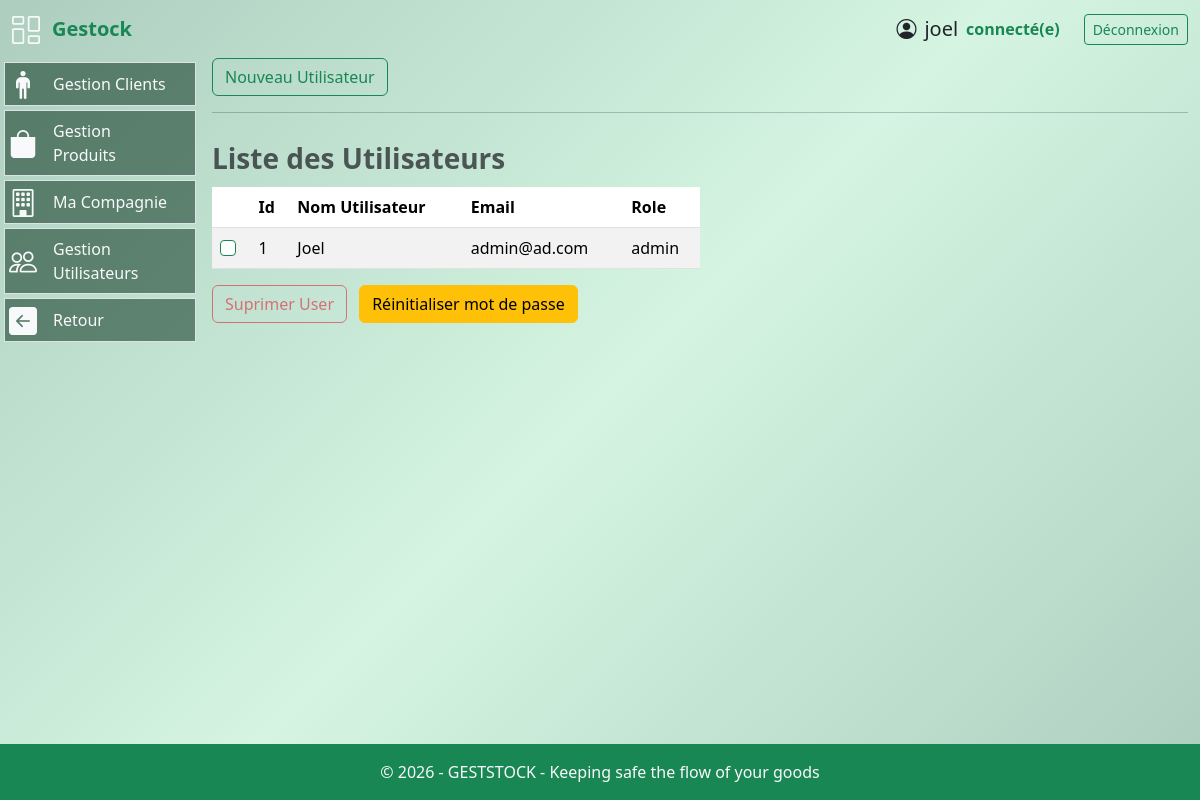
The page /gestion_materiel/user (signed in) on the database as committed earlier.
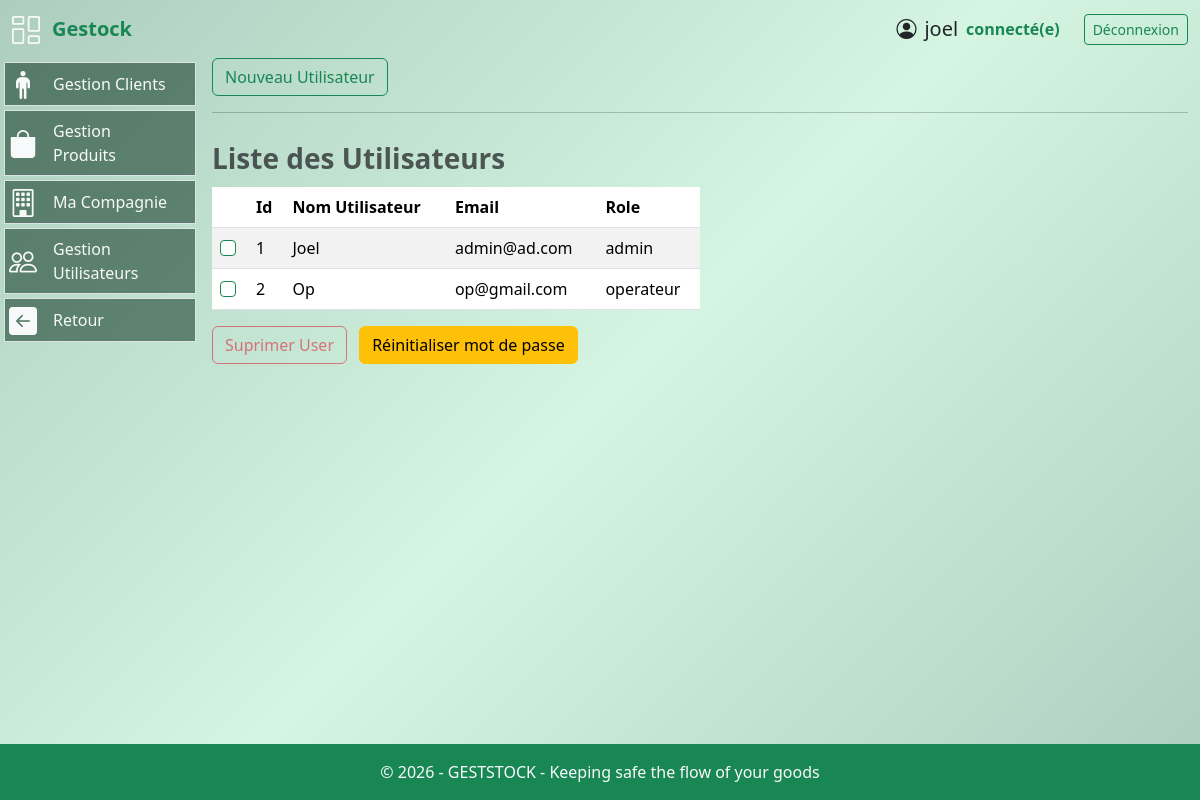
The same page on the database as committed later.
### models.py (models this page shows, shortened)
class User(UserMixin, db.Model):
  id = db.Column(db.Integer, primary_key=True)
  username = db.Column(db.String(64), index=True, nullable=False)
  email = db.Column(db.String(120), unique=True, nullable=False)
  password_hash = db.Column(db.String(256))
  role = db.Column(db.String(20), nullable=False, default='operateur')
  joined_at = db.Column(db.DateTime(), default = datetime.now(timezone.utc), index = True)
  must_change_password = db.Column(db.Boolean, default=False)
  __table_args__ = (
      db.UniqueConstraint('email', name='uq_user_email'),
  )

### routes.py (the view, shortened to what this page needs)
@app.route('/gestion_materiel/user', methods=['GET', 'POST'])
@login_required
def creer_user():
    form = UserForm()
    user = User.query.order_by(User.username).all()
    return render_template('user.html', form=form, user=user)

### forms.py
class UserForm(FlaskForm):
  username = StringField('Nom Utilisateur', validators=[DataRequired()])
  email = EmailField('Email', validators=[DataRequired(), Email()])
  password = PasswordField('Mot de Passe', validators=[Optional()])
  role = SelectField(
    'Role',
    choices=[
      ('admin', 'Admin'),
      ('support', 'Support'),
      ('operateur', 'Operateur')
    ],
    validators=[DataRequired()]
  )
  submit = SubmitField('Register')

### routes.py (called while the page is built)
@app.after_request
def disable_cache(response):
    response.headers["Cache-Control"] = "no-store, no-cache, must-revalidate, private"
    response.headers["Pragma"] = "no-cache"
    response.headers["Expires"] = "0"
    return response

@login_manager.user_loader
def load_user(user_id):
    return User.query.get(int(user_id))

@app.context_processor
def utility_processor():
    def is_active(endpoint):
        return request.endpoint == endpoint
    return dict(is_active=is_active)

### templates/user.html (shortened to what this page needs)
{% extends "base.html" %}
{% block content %}
<div class="row">
    <div class="col">
        <a class="btn btn-outline-success me-3" data-bs-toggle="modal"
        data-bs-target="#addusermodal">Nouveau Utilisateur</a>
    </div>
</div>
<hr>
{% if user %}
      <form action="{{ url_for('delete_users') }}" method="post">
        <table class="table caption-top table-striped w-50 px-1">
          <caption class="fs-3 fw-semibold">
            Liste des Utilisateurs
        </caption>
      <thead>
        <tr>
          <th scope="col"></th>
          <th scope="col">Id</th>
          <th scope="col">Nom Utilisateur</th>
          <th scope="col">Email</th>
          <th scope="col">Role</th>
        </tr>
      </thead>
      <tbody>
        {% for user in user %}
        <tr class="user-row"
            data-id="{{ user.id }}"
            data-username="{{ user.username }}"
            data-email="{{ user.email }}"
            style="cursor:pointer">
          <td>
            <input class="form-check-input border-success produit-checkbox"
            name="user_ids"
            type="checkbox" value="{{user.id}}">
          </td>
          <td>{{ loop.index }}</td>
          <td>{{user.username.capitalize()}}</td>
          <td>{{user.email}}</td>
          <td>{{user.role}}</td>
        </tr>
        {% endfor %}
      </tbody>
    </table>
    <button type="submit" class="btn btn-outline-danger"
      onclick="return confirm('Voulez-vous supprimer ce ou ces utilisateurs ?')">Suprimer User
    </button>
    <button type="button"
        class="btn btn-warning ms-2"
        onclick="submitResetPassword()">
        Réinitialiser mot de passe
    </button>
    </form>
</div>
{% else %}
<div class="alert alert-warning text-center">
        Aucun User enregistré pour le moment.
    </div>
{% endif %}
{% endblock %}

### templates/base.html (shortened to what this page needs)
<!DOCTYPE html>
<html lang="fr">
<head>
    <link rel="stylesheet" href="/static/style/styles.css">
    <link rel="stylesheet" href="{{ url_for('static', filename='css/bootstrap.min.css') }}">
    <link rel="stylesheet" href="{{ url_for('static', filename='style/styles.css') }}">
    <link rel="stylesheet" href="https://cdn.jsdelivr.net/npm/bootstrap-icons@1.11.3/font/bootstrap-icons.css">
</head>
<body class="d-flex flex-column min-vh-100 bg-gradient-success">
    <header class="container-fluid py-2">
        <div class="row align-items-between">
            <div class="col-2 gap-2 d-flex align-items-center">
                    <i class="bi bi-columns-gap text-light fs-3"></i>
                <span class="fs-5 px-1 fw-semibold text-success">
                    Gestock
                </span>
            </div>
            <div class="col-10 d-flex gap-4 justify-content-end align-items-center">
                {% if current_user.is_authenticated %}
                    <div class="d-flex justify-content-end align-items-center ">
                        <span class="fs-5 d-flex justify-content-end mx-2 align-items-center">
                            <i class="bi bi-person-circle fs-5 mx-2"></i>
                            {{ current_user.username }}
                        </span>
                        <span class="fs-6 fw-semibold text-success">connecté(e)</span>
                    </div>
                    <div>
                        <a href="{{ url_for('logout') }}" class="btn btn-sm btn-outline-success">
                            Déconnexion
                        </a>
                    </div>
                {% endif %}
            </div>
        </div>
    </header>
    <main class="container-fluid flex-fill">
            <div class="row">
                {% if current_user.is_authenticated %}
                {% if request.path.startswith('/gestion_materiel') %}
                <nav class="col-3 col-md-2 p-1">
                            {% set active_pages = ['paiement', 'produit', 'client', 'dashboard', 'transaction', 'facture', 'stock', 'user'] %}
                        <ul class="nav flex-column gap-1">
                            {% if current_user.role in ["admin","operateur"] %}
                            <li class="nav-item  px-1  {{ 'active bg-nav2' if is_active('gestion_materiel/client') else '' }}
                                bg-nav-hover bg-nav border d-flex flex-fill justify-content-start align-items-center">
                                <i class="bi bi-person-standing text-light fs-3"></i>
                                <a class="nav-link active text-light" href="{{ url_for('client') }}">Gestion Clients</a>
                            </li>
                            <li class="{{ 'active bg-nav2' if is_active('gestion_materiel/add_produit') else '' }} nav-item bg-nav-hover bg-nav px-1 border d-flex flex-fill justify-content-start align-items-center">
                                <i class="bi bi-bag-fill text-light fs-3"></i>
                                <a class="nav-link text-light" href="{{url_for('produit')}}">Gestion Produits</a>
                            </li>
                            {% endif %}
                            {% if current_user.role == "admin" %}
                            <li class="{{ 'bg-nav2' if is_active('gestion_materiel/compagnie') else '' }} nav-item bg-nav-hover bg-nav px-1 border d-flex flex-fill justify-content-start align-items-center">
                                <i class="bi bi-building fs-3 text-light"></i>
                                <a class="nav-link text-light" href="{{url_for('compagnie')}}">Ma Compagnie</a>
                            </li>
                            <li class="{{ 'bg-nav2' if is_active('gestion_materiel/user') else '' }} nav-item bg-nav-hover bg-nav px-1 border d-flex flex-fill justify-content-start align-items-center">
                                <i class="bi bi-people fs-3 text-light"></i>
                                <a class="nav-link text-light" href="{{url_for('user')}}">Gestion Utilisateurs</a>
                            </li>
                            {% endif %}
                            {% if current_user.role in ["admin","operateur"] %}
                            <li class="nav-item bg-nav-hover bg-nav px-1 border d-flex flex-fill justify-content-start align-items-center">
                                <i class="bi bi-arrow-left-square-fill text-light fs-3"></i>
                                {% if current_user.role == "admin" %}
                                <a class="nav-link text-light"  href="{{url_for('dashboard')}}">Retour</a>
                                {% else %}
                                <a class="nav-link text-light"  href="{{url_for('etat_stock')}}">Retour</a>
                                {% endif %}
                            </li>
                            {% endif %}
                        </ul>
                    </nav>
                    {% endif %}
                 {% endif %}
                  <section class="{% if current_user.is_authenticated %}col-9 col-md-10{% else %}col-12{% endif %}">
                     {% block content %}{% endblock %}
    </main>
    <footer class="bg-success text-light text-center py-3 mt-auto">
        <p class="mb-0">© 2026 - GESTSTOCK - Keeping safe the flow of your goods </p>
    </footer>
</body>
</html>

### static/style/styles.css (style rules this page uses)
body,html { min-height: 100%; }
.bg-gradient-success { background: linear-gradient(135deg, #adcdbf, #d5f5e2, #adcdbf); }
.bg-nav { background-color: #113a248f; }

Rows that differ between the two databases and show on the page:
added User: username "Op", email "op@gmail.com", role "operateur"
